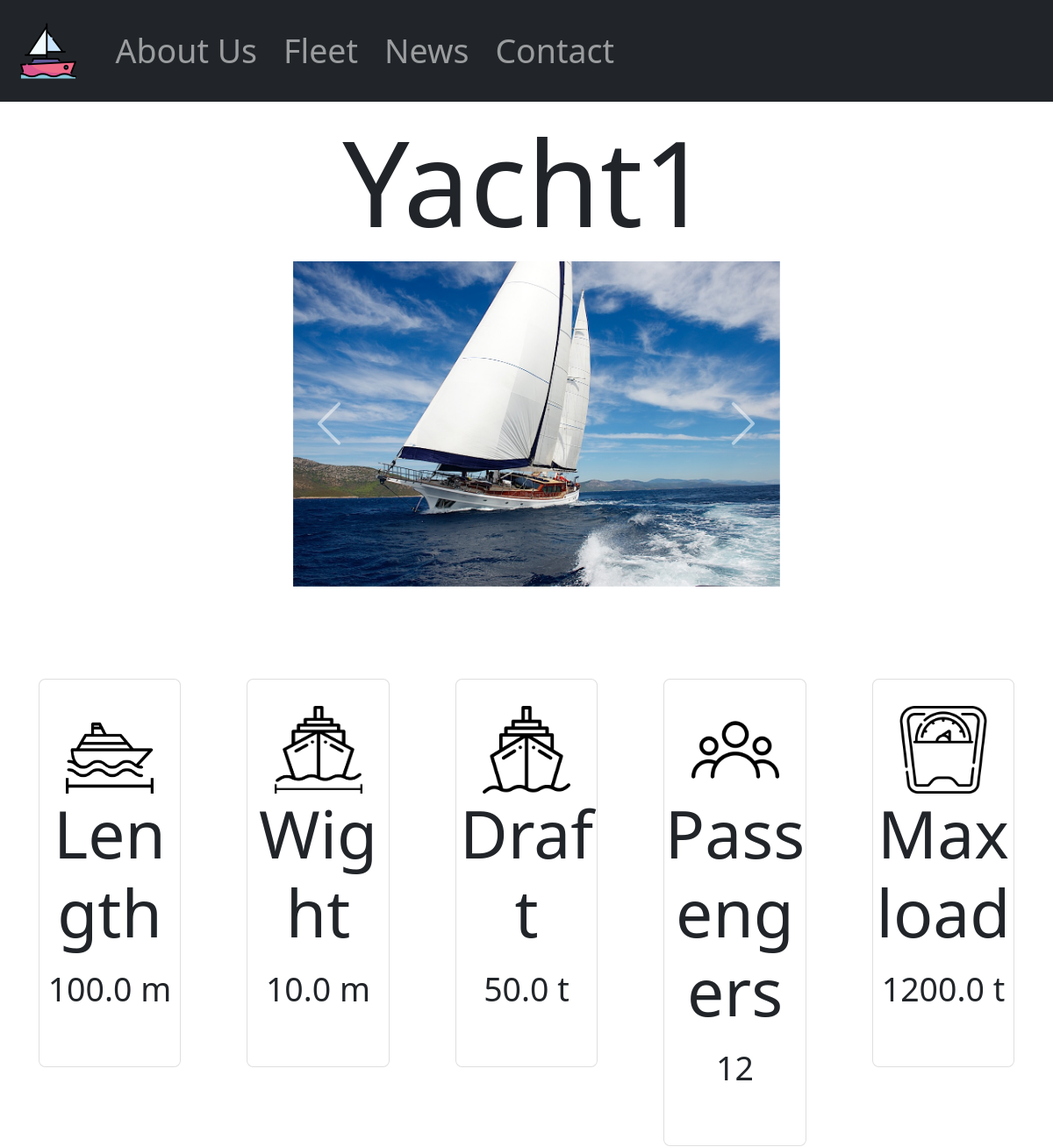
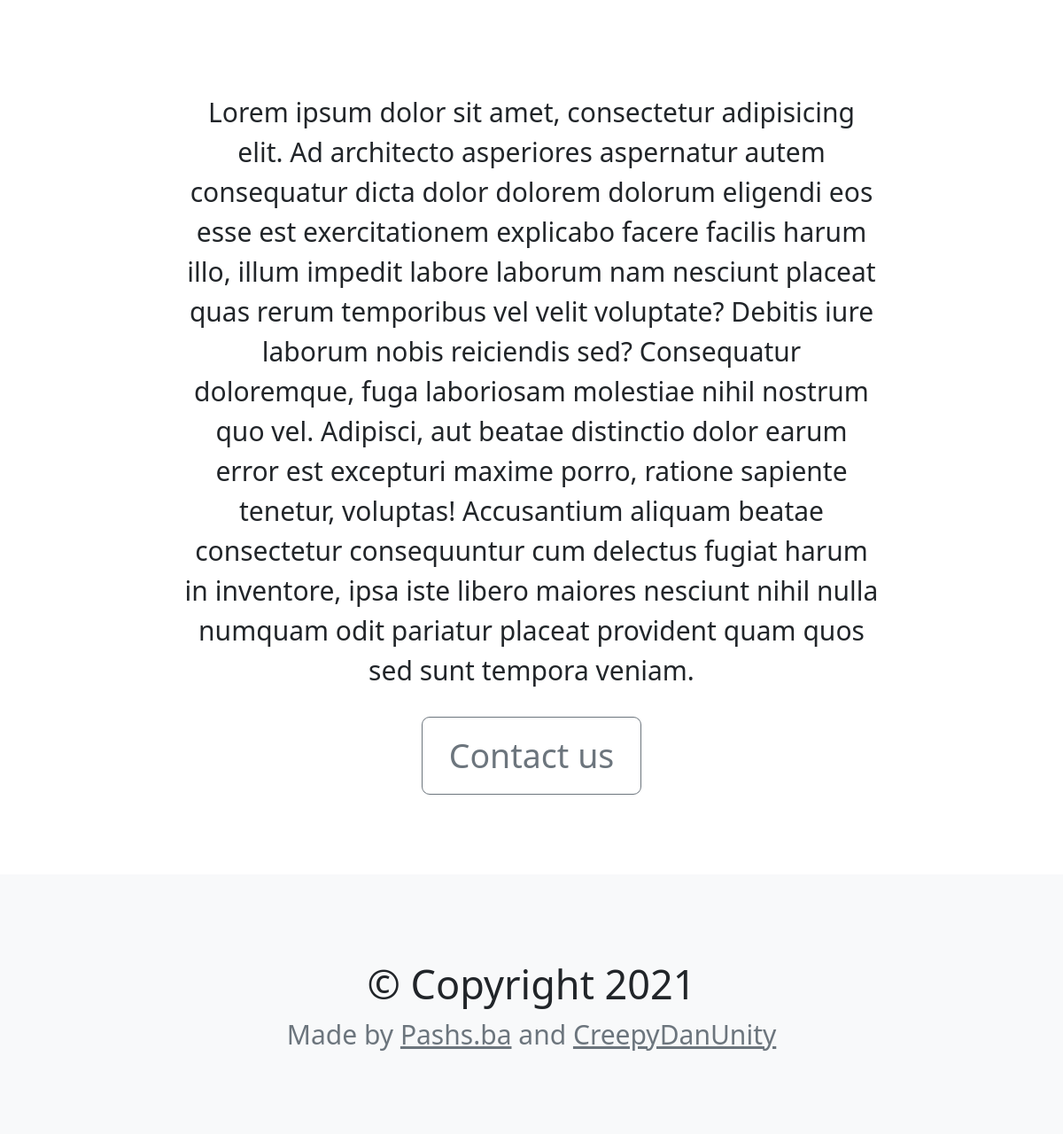
/products/1, run on the app's committed database (2 pictures, top to bottom).
### products/models.py (models this page shows, shortened)
class Product(models.Model):
    name = models.CharField(max_length=1024)
    description = models.TextField(null=True)
    images_list = models.JSONField()
    length = models.FloatField(null=True)
    width = models.FloatField(null=True)
    displacement = models.FloatField(null=True)
    passengers = models.IntegerField(null=True)
    max_load = models.FloatField(null=True)

### products/views.py (the view)
# urls.py: path('<int:pk>', product, name='product')
def product(request, pk):
    return render(request, 'product.html', {
        'product': Product.objects.get(pk=pk)
    })

### products/templates/product.html (shortened to what this page needs)
{% extends 'base.html' %}
{% load static %}
{% block main %}
    <h2 class="display-2 text-center" style="margin-top: 10px; margin-bottom: 10px">{{ product.name }}</h2>
    <div class="row">
        <div class="bd-example container ps-lg-4 col-xl-6">
            <div id="carouselExampleControls" class="carousel slide" data-bs-ride="carousel">
              <div class="carousel-inner">
                  {% for i in product.images_list %}
                    <div class="carousel-item {% if i ==  product.images_list.0%}active{% endif %}">
                      <img src="{% static i %}" class="d-block w-100" alt="...">
                    </div>
                  {% endfor %}
              </div>
              <button class="carousel-control-prev" type="button" data-bs-target="#carouselExampleControls" data-bs-slide="prev">
                <span class="carousel-control-prev-icon" aria-hidden="true"></span>
              </button>
              <button class="carousel-control-next" type="button" data-bs-target="#carouselExampleControls" data-bs-slide="next">
                <span class="carousel-control-next-icon" aria-hidden="true"></span>
              </button>
            </div>
        </div>
    </div>
    <div class="row justify-content-center my-5" >
        <div class="col-xl-2 mx-2 my-2">
            <div class="card d-flex justify-content-center text-center py-3">
                <div>
                    <img src="{% static 'products/boat.png' %}" alt="" class="" height="100" width="100">
                </div>
                <h5 class="display-6">Length</h5>
                <p class="fs-5">{{ product.length }} m</p>
            </div>
        </div>
        <div class="col-xl-2 mx-2 my-2">
            <div class="card d-flex justify-content-center text-center py-3">
                <div>
                    <img src="{% static 'products/cruise.png' %}" alt="" class="" height="100" width="100">
                </div>
                <h5 class="display-6">Wight</h5>
                <p class="fs-5">{{ product.width }} m</p>
            </div>
        </div>
        <div class="col-xl-2 mx-2 my-2">
            <div class="card d-flex justify-content-center text-center py-3">
                <div>
                    <img src="{% static 'products/disp.png' %}" alt="" class="" height="100" width="100">
                </div>
                <h5 class="display-6">Draft<br></h5>
                <p class="fs-5">{{ product.displacement }} t</p>
            </div>
        </div>
        <div class="col-xl-2 mx-2 my-2">
            <div class="card d-flex justify-content-center text-center py-3">
                <div>
                    <img src="{% static 'products/user.png' %}" alt="" class="" height="100" width="100">
                </div>
                <h5 class="display-6">Passengers</h5>
                <p class="fs-5">{{ product.passengers }}</p>
            </div>
        </div>
    <div class="col-xl-2 mx-2 my-2">
            <div class="card d-flex justify-content-center text-center py-3">
                <div>
                    <img src="{% static 'products/weight-scale.png' %}" alt="" class="" height="100" width="100">
                </div>
                <h5 class="display-6">Max load</h5>
                <p class="fs-5">{{ product.max_load }} t</p>
            </div>
        </div>
    </div>
    <div class="row justify-content-center">
        <div class="col-xl-8 text-center fs-5">
            <p>{{ product.description|safe }}</p>
        </div>
    </div>
    <div class="text-center mb-5">
        <a class="btn btn-lg btn-outline-secondary" href="{% url 'homepage' %}#contacts" style="">Contact us</a>
    </div>
{% endblock %}

### templates/base.html (style rules this page uses)
@media (max-width: 1200px) { * { font-size: 30px; } }

### data on the page
Product: name "Yacht1", length "100.0", width "10.0", displacement "50.0", passengers "12", max_load "1200.0", description "Lorem ipsum dolor sit amet, consectetur adipisicing elit. Ad architecto asperiores aspernatur autem consequatur dicta dolor dolorem dolorum eligendi eos esse est exercitationem explicabo facere facilis harum illo, illum impedit labore laborum nam nesciunt placeat quas rerum temporibus vel velit voluptate? Debitis iure laborum nobis reiciendis sed? Consequatur doloremque, fuga laboriosam molestiae nihil nostrum quo vel. Adipisci, aut beatae distinctio dolor earum error est excepturi maxime porro, ratione sapiente tenetur, voluptas! Accusantium aliquam beatae consectetur consequuntur cum delectus fugiat harum in inventore, ipsa iste libero maiores nesciunt nihil nulla numquam odit pariatur…"
